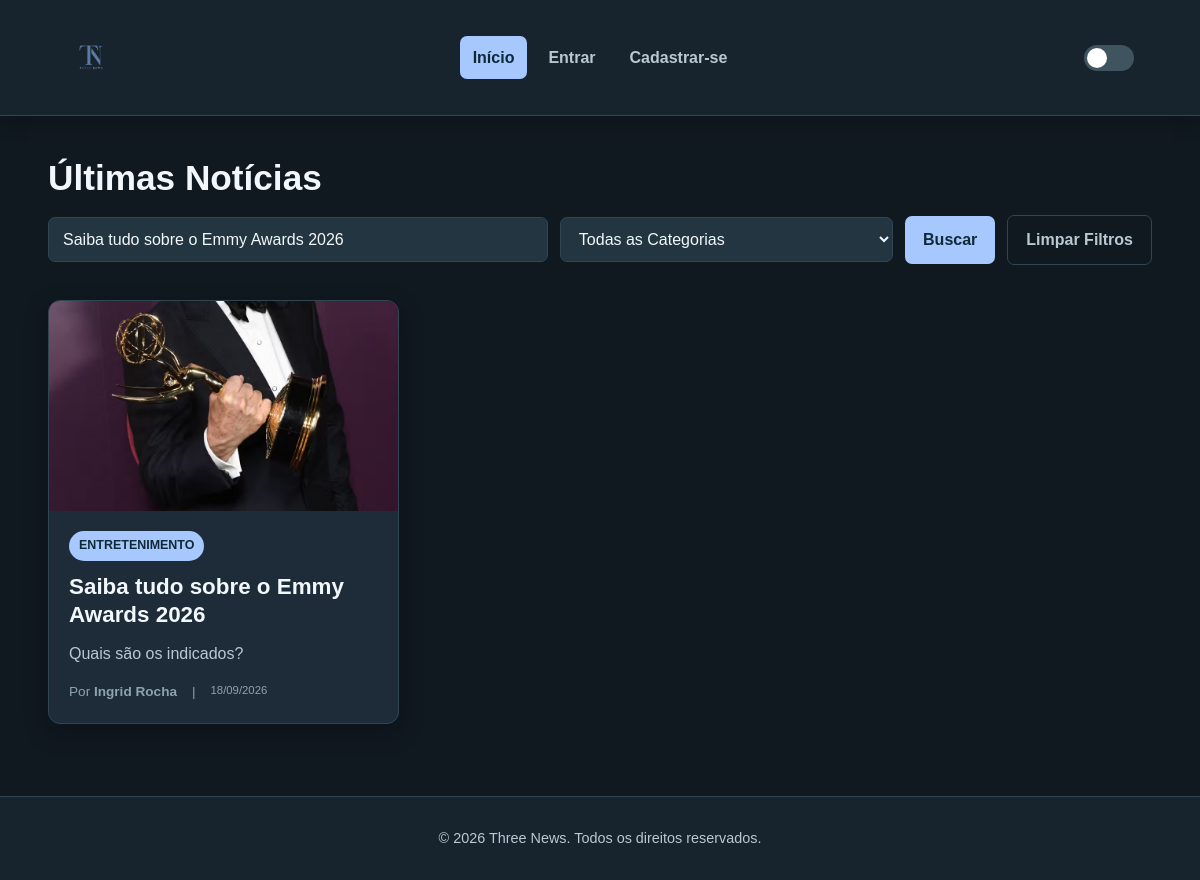
Screenshot of /index.php?busca=Saiba tudo sobre o Emmy Awards 2026 with the database file from the repository.
### tables this page shows
CREATE TABLE `noticias` (
  `id_noticia` int NOT NULL,
  `titulo` varchar(255) NOT NULL,
  `resumo` varchar(500) DEFAULT NULL,
  `conteudo` mediumtext NOT NULL,
  `imagem` varchar(255) DEFAULT NULL,
  `categoria` varchar(100) NOT NULL,
  `autor` varchar(100) NOT NULL,
  `data_publicacao` datetime DEFAULT CURRENT_TIMESTAMP
);

### index.php (the view, shortened to what this page needs)
<?php
include("src/php/conexao.php");
$busca = trim($_GET['busca'] ?? '');
$categoria = trim($_GET['categoria'] ?? '');
$sql = "SELECT id_noticia, titulo, resumo, imagem, categoria, autor, data_publicacao FROM noticias WHERE 1=1";
$params = [];
$types = "";
if (!empty($busca)) {
    $sql .= " AND (titulo LIKE ? OR resumo LIKE ? OR conteudo LIKE ?)";
    $term = "%" . $busca . "%";
    $params[] = $term;
    $params[] = $term;
    $params[] = $term;
    $types .= "sss";
}
$sql .= " ORDER BY data_publicacao DESC";
$stmt = $conexao->prepare($sql);
if (!empty($types)) {
    $stmt->bind_param($types, ...$params);
}
$stmt->execute();
$resultado = $stmt->get_result();
?>
<!DOCTYPE html>
<html lang="pt-BR">
<head>
    <link rel="stylesheet" href="src/assets/css/style.css">
</head>
<body>
    <?php include('src/php/header.php'); ?>
    <main class="container">
        <section class="filtro-busca-container">
            <h1>Últimas Notícias</h1>
            <form action="index.php" method="GET" class="form-busca">
                <input type="text" name="busca" value="<?= htmlspecialchars($busca) ?>" placeholder="Pesquisar notícias...">
                <select name="categoria" onchange="this.form.submit()">
                    <option value="">Todas as Categorias</option>
                </select>
                <button type="submit" class="botao">Buscar</button>
                <?php if (!empty($busca) || !empty($categoria)): ?>
                    <a href="index.php" class="btn-limpar">Limpar Filtros</a>
                <?php endif; ?>
            </form>
        </section>
        <section class="grid-noticias">
            <?php if ($resultado->num_rows > 0): ?>
                <?php while ($noticia = $resultado->fetch_assoc()): ?>
                    <article class="card-noticia card">
                        <?php if (!empty($noticia['imagem'])): ?>
                            <div class="capa-noticia">
                                <a href="src/pages/noticia.php?id=<?= $noticia['id_noticia'] ?>">
                                    <img src="<?= './src/' . htmlspecialchars($noticia['imagem']) ?>" alt="<?= htmlspecialchars($noticia['titulo']) ?>">
                                </a>
                            </div>
                        <?php endif; ?>
                        <div class="conteudo-card">
                            <span class="genero-tag"><?= htmlspecialchars($noticia['categoria']) ?></span>
                            <h2>
                                <a href="src/pages/noticia.php?id=<?= $noticia['id_noticia'] ?>">
                                    <?= htmlspecialchars($noticia['titulo']) ?>
                                </a>
                            </h2>
                            <?php if (!empty($noticia['resumo'])): ?>
                                <p class="resumo"><?= htmlspecialchars($noticia['resumo']) ?></p>
                            <?php endif; ?>
                            <div class="noticia-meta">
                                <span>Por <strong><?= htmlspecialchars($noticia['autor']) ?></strong></span> |
                                <small><?= date('d/m/Y', strtotime($noticia['data_publicacao'])) ?></small>
                            </div>
                        </div>
                    </article>
                <?php endwhile; ?>
            <?php else: ?>
                <p class="descricao">Nenhuma notícia encontrada com os filtros selecionados.</p>
            <?php endif; ?>
        </section>
    </main>
    <?php
    include('src/php/footer.php');
    ?>
</body>
</html>

### src/assets/css/style.css (style rules this page uses)
:root { --azul-principal: #a6c8ff; --azul-claro: #90e0fd; --azul-muito-claro: #a5e7fc; --azul-escuro: #267b9d; --azul-hover: #4eb3d8; --fundo: #101820; --fundo-secundario: #17232d; --fundo-card: #1d2c38; --fundo-input: #223541; --texto: #f1f7fa; --texto-secundario: #b8c9d2; --texto-fraco: #8ea3ad; --borda: #314653; --sombra: rgba(0, 0, 0, 0.25); --sucesso: #4caf78; --sucesso-fundo: #173a2a; --erro: #e57373; --erro-fundo: #421f23; --alerta: #f2c66d; --alerta-fundo: #40351c; --branco: #ffffff; --preto: #000000; --raio: 12px; --raio-pequeno: 7px; --transicao: 0.3s ease; }
* { margin: 0; padding: 0; box-sizing: border-box; }
html { scroll-behavior: smooth; }
body { font-family: Arial, Helvetica, sans-serif; background-color: var(--fundo); color: var(--texto); min-height: 100vh; line-height: 1.6; transition: background-color var(--transicao), color var(--transicao); }
img { max-width: 100%; display: block; }
a { color: inherit; text-decoration: none; }
button, input, textarea, select { font: inherit; }
button { cursor: pointer; }
.container { width: min(1200px, 92%); margin: 40px auto; }
main.container { min-height: calc(100vh - 220px); }
h1, h2, h3, h4 { line-height: 1.25; color: var(--texto); }
h1 { font-size: 2.2rem; margin-bottom: 15px; }
h2 { font-size: 1.4rem; }
.botao, .btn-salvar, .btn-voltar, .btn-acao, .botao-perigo, .btn-limpar { border: none; border-radius: var(--raio-pequeno); padding: 11px 18px; font-weight: 700; transition: transform 0.2s ease, background-color var(--transicao), color var(--transicao); }
.botao, .btn-salvar { background-color: var(--azul-principal); color: #102a35; }
.btn-limpar { background-color: transparent; color: var(--texto-secundario); border: 1px solid var(--borda); }
.campo input, .campo textarea, .campo select, .form-busca input, .form-busca select { width: 100%; padding: 12px 14px; background-color: var(--fundo-input); color: var(--texto); border: 1px solid var(--borda); border-radius: var(--raio-pequeno); outline: none; transition: border-color var(--transicao), box-shadow var(--transicao), background-color var(--transicao); }
.campo input::placeholder, .campo textarea::placeholder, .form-busca input::placeholder { color: var(--texto-fraco); }
.filtro-busca-container { margin-bottom: 35px; }
.form-busca { display: grid; grid-template-columns: 1.5fr 1fr auto auto; gap: 12px; align-items: center; }
.form-busca input, .form-busca select { height: 45px; }
.grid-noticias { display: grid; grid-template-columns: repeat(3, 1fr); gap: 25px; }
.card { background-color: var(--fundo-card); border: 1px solid var(--borda); border-radius: var(--raio); box-shadow: 0 8px 25px var(--sombra); transition: transform var(--transicao), box-shadow var(--transicao), border-color var(--transicao), background-color var(--transicao); }
.card-noticia { overflow: hidden; }
.capa-noticia { width: 100%; height: 210px; overflow: hidden; background-color: var(--fundo-input); }
.capa-noticia img { width: 100%; height: 100%; object-fit: cover; transition: transform 0.5s ease; }
.conteudo-card { padding: 20px; }
.conteudo-card h2 { margin: 12px 0; }
.resumo { color: var(--texto-secundario); margin-bottom: 15px; -webkit-line-clamp: 3; line-clamp: 3; -webkit-box-orient: vertical; display: -webkit-box; overflow: hidden; }
.genero-tag, .tag-nivel { display: inline-block; padding: 5px 10px; border-radius: 50px; background-color: var(--azul-principal); color: #102a35; font-size: 0.78rem; font-weight: 800; text-transform: uppercase; }
.noticia-meta { display: flex; flex-wrap: wrap; gap: 8px 15px; margin-top: 15px; color: var(--texto-fraco); font-size: 0.85rem; }

### rows the page displays
noticias: imagem (picture), categoria "ENTRETENIMENTO", titulo "Saiba tudo sobre o Emmy Awards 2026", resumo "Quais são os indicados?", autor "Ingrid Rocha", data_publicacao "18/09/2026"
